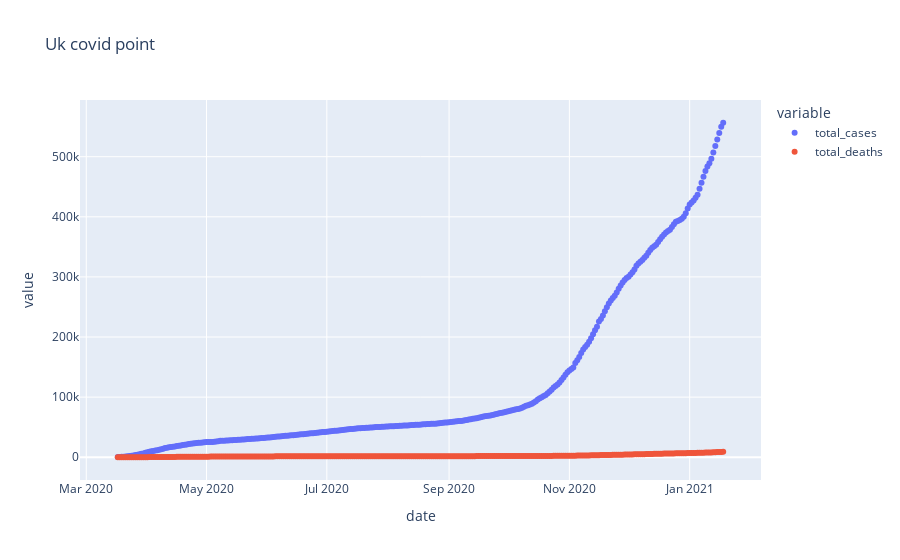

Notebook code cell kept with this figure:
### Code cell
fig = px.scatter(port_graph, x=port_graph["date"], y=port_graph.columns, title="Portugal covid point")
fig.show()

### Figure 1 — Plotly figure (JSON) as saved in the notebook; plotly's stock layout.template omitted (floating-point values rounded to 4 significant figures; data arrays with more than 128 entries replaced by an {"elided": "..."} marker saying what was removed)
{"data": [{"hovertemplate": "variable=total_cases<br>date=%{x}<br>value=%{y}<extra></extra>", "legendgroup": "total_cases", "marker": {"color": "#636efa", "symbol": "circle"}, "mode": "markers", "name": "total_cases", "orientation": "v", "showlegend": true, "type": "scatter", "x": {"elided": "308 str values"}, "xaxis": "x", "y": {"elided": "308 int values"}, "yaxis": "y"}, {"hovertemplate": "variable=total_deaths<br>date=%{x}<br>value=%{y}<extra></extra>", "legendgroup": "total_deaths", "marker": {"color": "#EF553B", "symbol": "circle"}, "mode": "markers", "name": "total_deaths", "orientation": "v", "showlegend": true, "type": "scatter", "x": {"elided": "308 str values"}, "xaxis": "x", "y": {"elided": "308 int values"}, "yaxis": "y"}], "layout": {"legend": {"title": {"text": "variable"}, "tracegroupgap": 0}, "title": {"text": "Uk covid point"}, "xaxis": {"anchor": "y", "domain": [0, 1], "title": {"text": "date"}}, "yaxis": {"anchor": "x", "domain": [0, 1], "title": {"text": "value"}}}}
